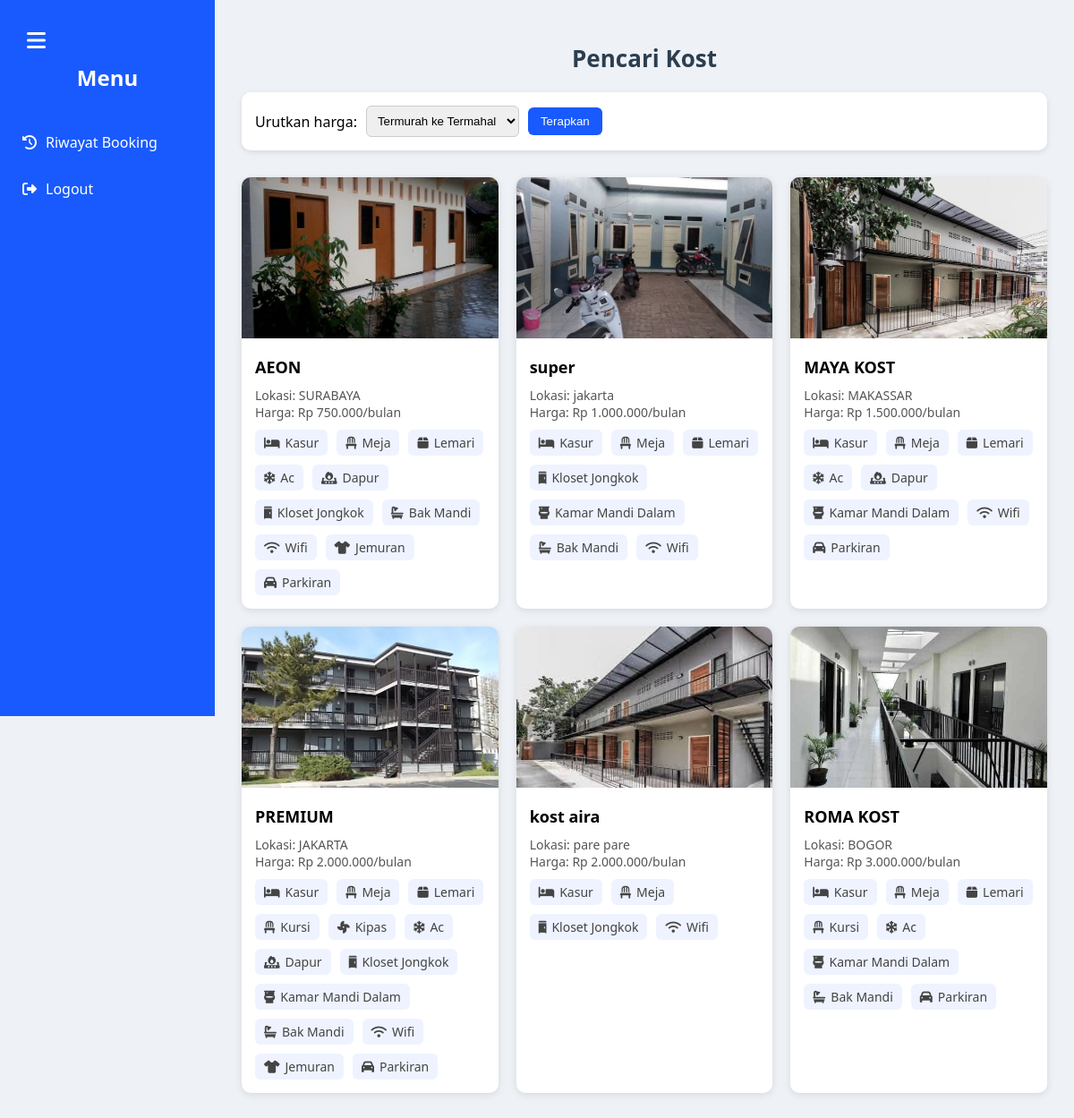
/dashboard_pencari.php (signed in), run on the app's committed database.
### tables this page shows
CREATE TABLE `kost` (
  `id` int(11) NOT NULL,
  `user_id` int(11) NOT NULL,
  `nama_kost` varchar(100) NOT NULL,
  `lokasi` varchar(255) DEFAULT NULL,
  `harga_perbulan` int(11) NOT NULL,
  `fasilitas_kamar` text DEFAULT NULL,
  `fasilitas_kamar_mandi` text DEFAULT NULL,
  `fasilitas_umum` text DEFAULT NULL,
  `foto` varchar(255) DEFAULT NULL,
  `created_at` timestamp NOT NULL DEFAULT current_timestamp(),
  `jumlah_kamar` int(11) NOT NULL DEFAULT 0
);

### dashboard_pencari.php (the view, shortened to what this page needs)
<?php
include 'koneksi.php';
$order = isset($_GET['order']) && $_GET['order'] === 'desc' ? 'DESC' : 'ASC';
$sql = "SELECT * FROM kost ORDER BY harga_perbulan $order";
$result = $conn->query($sql);
?><!DOCTYPE html><html lang="id">
<head>
  <link rel="stylesheet" href="https://cdnjs.cloudflare.com/ajax/libs/font-awesome/6.5.0/css/all.min.css">
</head>
<body><div class="menu-toggle" onclick="toggleSidebar()">
  <i class="fas fa-bars"></i>
</div><div class="sidebar" id="sidebar">
  <h2 style="margin-top:0;">Menu</h2>
  <a href="riwayat_booking.php"><i class="fas fa-clock-rotate-left"></i> Riwayat Booking</a>
  <a href="logout.php"><i class="fas fa-sign-out-alt"></i> Logout</a>
</div><div class="main-content" id="main">
  <h1 class="header-title">Pencari Kost</h1>  <form class="filter" method="GET">
    <label for="order">Urutkan harga:</label>
    <select name="order" id="order">
      <option value="asc" <?= $order === 'ASC' ? 'selected' : '' ?>>Termurah ke Termahal</option>
    </select>
    <button type="submit">Terapkan</button>
  </form>  <div class="kost-container">
    <?php if ($result && $result->num_rows > 0): ?>
      <?php while ($row = $result->fetch_assoc()): ?>
        <?php
          $all_fasilitas = [];
          $kolom = ['fasilitas_kamar', 'fasilitas_kamar_mandi', 'fasilitas_umum'];
          foreach ($kolom as $key) {
              if (!empty($row[$key])) {
                  $all_fasilitas = array_merge($all_fasilitas, explode(',', $row[$key]));
              }
          }$icons = [
          'wifi' => 'fa-wifi',
          'ac' => 'fa-snowflake',
          'kasur' => 'fa-bed',
          'lemari' => 'fa-box',
          'meja' => 'fa-chair',
          'kursi' => 'fa-chair',
          'kamar mandi dalam' => 'fa-toilet',
          'kipas' => 'fa-fan',
          'bak mandi' => 'fa-bath',
          'jongkok' => 'fa-toilet-portable',
          'kloset jongkok' => 'fa-toilet-portable',
          'jemuran' => 'fa-shirt',
          'parkiran' => 'fa-car',
          'dapur' => 'fa-fire-burner'
      ];
    ?>
    <a href="detail_kost.php?id=<?= $row['id'] ?>" class="kost-card">
      <img src="uploads/<?= htmlspecialchars($row['foto']) ?>" alt="Foto Kost">
      <div class="content">
        <h3><?= htmlspecialchars($row['nama_kost']) ?></h3>
        <p>Lokasi: <?= htmlspecialchars($row['lokasi']) ?></p>
        <p>Harga: Rp <?= number_format($row['harga_perbulan'], 0, ',', '.') ?>/bulan</p>
        <div class="fasilitas">
          <?php foreach ($all_fasilitas as $fas): ?>
            <?php
              $fas = strtolower(trim($fas));
              $iconClass = $icons[$fas] ?? 'fa-circle';
            ?>
            <span><i class="fas <?= $iconClass ?>"></i> <?= ucwords($fas) ?></span>
          <?php endforeach; ?>
        </div>
      </div>
    </a>
  <?php endwhile; ?>
<?php else: ?>
  <p>Tidak ada kost yang ditemukan.</p>
<?php endif; ?>
  </div>
</div></body>
</html>

### dashboard_pencari.php (style rules this page uses)
* { box-sizing: border-box; }
body { font-family: 'Segoe UI', sans-serif; margin: 0; background-color: #eef1f5; }
.sidebar { position: fixed; left: 0; top: 0; width: 240px; height: 100vh; background-color: #195afe; color: #fff; padding-top: 70px; transition: transform 0.3s ease; z-index: 1000; }
.sidebar h2 { text-align: center; margin-bottom: 30px; }
.sidebar a { display: flex; align-items: center; gap: 10px; color: white; padding: 15px 25px; text-decoration: none; transition: background 0.3s; }
.menu-toggle { position: fixed; top: 20px; left: 20px; font-size: 24px; cursor: pointer; z-index: 1100; background-color: #195afe; color: #fff; padding: 8px 10px; border-radius: 6px; }
.main-content { margin-left: 240px; padding: 30px; transition: margin-left 0.3s ease; }
.header-title { text-align: center; font-size: 26px; margin-bottom: 20px; color: #2c3e50; }
.filter { margin-bottom: 30px; background: #fff; padding: 15px; border-radius: 10px; box-shadow: 0 2px 6px rgba(0,0,0,0.1); display: flex; gap: 10px; align-items: center; flex-wrap: wrap; }
.filter select { padding: 8px; border: 1px solid #ccc; border-radius: 6px; }
.filter button { padding: 8px 14px; background-color: #195afe; border: none; color: #fff; border-radius: 6px; cursor: pointer; }
.kost-container { display: grid; grid-template-columns: repeat(auto-fit, minmax(280px, 1fr)); gap: 20px; }
.kost-card { background: #fff; border-radius: 10px; overflow: hidden; box-shadow: 0 2px 8px rgba(0,0,0,0.1); transition: transform 0.2s ease; text-decoration: none; color: inherit; }
.kost-card img { width: 100%; height: 180px; object-fit: cover; }
.kost-card .content { padding: 15px; }
.kost-card h3 { margin: 0 0 10px; font-size: 18px; }
.kost-card p { margin: 0; color: #555; font-size: 14px; }
.fasilitas { margin-top: 10px; display: flex; flex-wrap: wrap; gap: 10px; font-size: 14px; color: #444; }
.fasilitas span { display: flex; align-items: center; gap: 6px; background: #eef3ff; padding: 5px 10px; border-radius: 6px; }

### data on the page
kost: foto (picture), nama_kost "AEON", lokasi "SURABAYA", harga_perbulan "750.000", fas "Kasur", fas "Meja", fas "Lemari", fas "Ac", fas "Dapur", fas "Kloset Jongkok", fas "Bak Mandi", fas "Wifi", fas "Jemuran", fas "Parkiran"
kost: foto (picture), nama_kost "super", lokasi "jakarta", harga_perbulan "1.000.000", fas "Kasur", fas "Meja", fas "Lemari", fas "Kloset Jongkok", fas "Kamar Mandi Dalam", fas "Bak Mandi", fas "Wifi"
kost: foto (picture), nama_kost "MAYA KOST", lokasi "MAKASSAR", harga_perbulan "1.500.000", fas "Kasur", fas "Meja", fas "Lemari", fas "Ac", fas "Dapur", fas "Kamar Mandi Dalam", fas "Wifi", fas "Parkiran"
kost: foto (picture), nama_kost "PREMIUM", lokasi "JAKARTA", harga_perbulan "2.000.000", fas "Kasur", fas "Meja", fas "Lemari", fas "Kursi", fas "Kipas", fas "Ac", fas "Dapur", fas "Kloset Jongkok", fas "Kamar Mandi Dalam", fas "Bak Mandi", fas "Wifi", fas "Jemuran", fas "Parkiran"
kost: foto (picture), nama_kost "kost aira", lokasi "pare pare", harga_perbulan "2.000.000", fas "Kasur", fas "Meja", fasilitas_kamar_mandi "Kloset Jongkok", fasilitas_umum "Wifi"
kost: foto (picture), nama_kost "ROMA KOST", lokasi "BOGOR", harga_perbulan "3.000.000", fas "Kasur", fas "Meja", fas "Lemari", fas "Kursi", fas "Ac", fas "Kamar Mandi Dalam", fas "Bak Mandi", fas "Parkiran"
